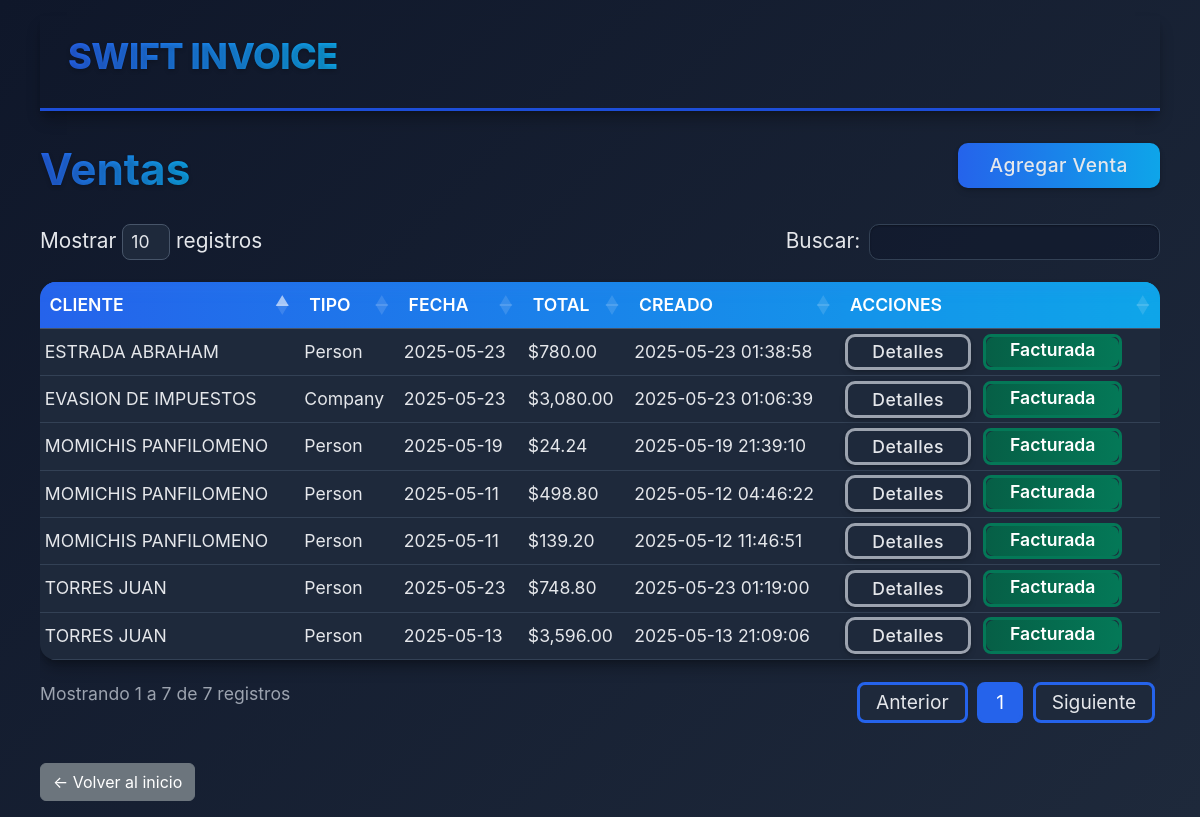
The page /modules/sales/index.php (signed in) on the database its author committed.
### tables this page shows
CREATE TABLE `sales` (
  `id` int(11) NOT NULL,
  `client_id` int(11) NOT NULL,
  `sale_date` date NOT NULL,
  `subtotal` decimal(10,2) NOT NULL,
  `tax_percentage` decimal(5,2) NOT NULL,
  `tax_amount` decimal(10,2) NOT NULL,
  `total` decimal(10,2) NOT NULL,
  `created_at` timestamp NOT NULL DEFAULT current_timestamp(),
  `client_type` enum('person','company') NOT NULL DEFAULT 'person'
);

CREATE TABLE `companies` (
  `id` int(11) NOT NULL,
  `business_name` varchar(100) NOT NULL,
  `rfc` varchar(13) NOT NULL,
  `fiscal_address` text NOT NULL,
  `phone` varchar(20) DEFAULT NULL,
  `email` varchar(100) DEFAULT NULL,
  `legal_representative` varchar(100) DEFAULT NULL,
  `logo_path` varchar(255) DEFAULT NULL,
  `created_at` timestamp NOT NULL DEFAULT current_timestamp(),
  `business_type_id` int(11) DEFAULT NULL,
  `tax_regime_id` int(11) DEFAULT NULL
);

CREATE TABLE `clients` (
  `id` int(11) NOT NULL,
  `first_name` varchar(50) NOT NULL,
  `last_name` varchar(50) NOT NULL,
  `mother_last_name` varchar(50) DEFAULT NULL,
  `phone` varchar(20) DEFAULT NULL,
  `email` varchar(100) DEFAULT NULL,
  `rfc` varchar(13) DEFAULT NULL,
  `address` text DEFAULT NULL,
  `tax_regime_id` int(11) DEFAULT NULL,
  `created_at` timestamp NOT NULL DEFAULT current_timestamp()
);

### modules/sales/index.php (the view, shortened to what this page needs)
<?php
require_once '../../includes/header.php';
$db = new Database();
$conn = $db->connect();
$stmt = $conn->query("
    SELECT
      s.*,
      c.first_name,
      c.last_name,
      co.business_name,
      i.id AS invoice_id,
      i.invoice_number
    FROM sales AS s
    LEFT JOIN clients   AS c  ON (s.client_type = 'person'  AND s.client_id = c.id)
    LEFT JOIN companies AS co ON (s.client_type = 'company' AND s.client_id = co.id)
    LEFT JOIN invoices  AS i  ON (i.sale_id = s.id)
    ORDER BY s.sale_date DESC
");
$sales = $stmt->fetchAll(PDO::FETCH_ASSOC);
?>
<!DOCTYPE html>
<html lang="es">
<head>
    <link href="https://cdn.jsdelivr.net/npm/bootstrap@5.3.0/dist/css/bootstrap.min.css" rel="stylesheet">
    <link rel="stylesheet" href="/swift_invoice/assets/css/tableClients.css">
    <link rel="stylesheet" href="https://cdn.datatables.net/1.13.6/css/dataTables.bootstrap5.min.css">
</head>
<body>
    <nav class="navbar navbar-expand navbar-custom py-2 sticky-top">
        <div class="container-fluid">
            <a class="navbar-brand navbar-brand-custom ms-3" href="/swift_invoice">SWIFT INVOICE</a>
        </div>
    </nav>
    <div class="card-header d-flex justify-content-between align-items-center">
        <h2 class="card-title">Ventas</h2>
        <a href="create.php" class="btnAgregar">Agregar Venta</a>
    </div>
    <main class="">
        <?php if (empty($sales)): ?>
            <p>No hay ventas registradas.</p>
        <?php else: ?>
            <div class="table-responsive">
                <table id="ventasTable" class="styled-table display nowrap">
                    <thead>
                        <tr>
                            <th>Cliente</th>
                            <th>Tipo</th>
                            <th>Fecha</th>
                            <th>Total</th>
                            <th>Creado</th>
                            <th>Acciones</th>
                        </tr>
                    </thead>
                    <tbody>
                        <?php foreach ($sales as $sale): ?>
                            <tr>
                                <td>
                                    <?php
                                    if ($sale['client_type'] === 'person') {
                                        echo htmlspecialchars($sale['last_name'] . ' ' . $sale['first_name']);
                                    } elseif ($sale['client_type'] === 'company') {
                                        echo htmlspecialchars($sale['business_name']);
                                    } else {
                                        echo 'Cliente desconocido';
                                    }
                                    ?>
                                </td>
                                <td><?php echo ucfirst($sale['client_type']); ?></td>
                                <td><?php echo htmlspecialchars($sale['sale_date']); ?></td>
                                <td>$<?php echo number_format($sale['total'], 2); ?></td>
                                <td><?php echo htmlspecialchars($sale['created_at']); ?></td>
                                <td>
                                    <div class="d-flex gap-2">
                                        <a href="view.php?id=<?php echo $sale['id']; ?>" class="btnDetails">Detalles</a>
                                        <?php if ($sale['invoice_id']): ?>
                                            <span class="badge bg-success ms-1">Facturada</span>
                                        <?php endif; ?>
                                    </div>
                                </td>
                            </tr>
                        <?php endforeach; ?>
                    </tbody>
                </table>
            </div>
        <?php endif; ?>
        <div class="d-flex justify-content-start mt-4">
            <a href="/swift_invoice/" class="btn btn-secondary">← Volver al inicio</a>
        </div>
    </main>
    <?php require_once '../../includes/footer.php'; ?>
</body>
</html>

### assets/css/main.css (style rules this page uses)
:root { --primary: #2563eb; --primary-dark: #1d4ed8; --secondary: #0ea5e9; --text: #e5e7eb; --text-light: #9ca3af; --bg-dark: #0f172a; --card-bg: #1e293b; --border: #334155; --danger: #ef4444; --shadow: 0 10px 15px -3px rgba(0, 0, 0, 0.3), 0 4px 6px -4px rgba(0, 0, 0, 0.3); }
body { font-family: 'Segoe UI', Tahoma, Geneva, Verdana, sans-serif; margin: 0; padding: 0; background-color: var(--bg-dark); color: var(--text); }
.card-title { font-size: 1.3rem; font-weight: 700; margin: 0; margin-bottom: 0.5rem; }

### assets/css/dashboard.css (style rules this page uses)
:root { --primary: #2563eb; --secondary: #0ea5e9; --text: #e5e7eb; --text-light: #9ca3af; --bg-dark: #0f172a; --bg-darker: #020617; --card-bg: #1e293b; --card-hover: #334155; --border-dark: #334155; --shadow: 0 10px 32px 0 rgba(20, 30, 45, 0.45); --shadow-hover: 0 16px 36px 0 rgba(37,99,235,0.19); --radius-lg: 1.7rem; --radius-xl: 2.5rem; }
body, .dashboard-container { background: linear-gradient(135deg, #0f172a 0%, #1e293b 100%) !important; min-height: 100vh; color: var(--text); }
.card-title { font-size: 1.55rem; font-weight: 700; margin-bottom: 1rem; color: var(--text); }

### rows shown on the page
sales: companies.business_name "EVASION DE IMPUESTOS", client_type "Company", sale_date "2025-05-23", total "3,080.00", created_at "2025-05-23 01:06:39"
sales: client.first_name "TORRES JUAN", client_type "Person", sale_date "2025-05-23", total "748.80", created_at "2025-05-23 01:19:00"
sales: client.first_name "ESTRADA ABRAHAM", client_type "Person", sale_date "2025-05-23", total "780.00", created_at "2025-05-23 01:38:58"
sales: client.first_name "MOMICHIS PANFILOMENO", client_type "Person", sale_date "2025-05-19", total "24.24", created_at "2025-05-19 21:39:10"
sales: client.first_name "TORRES JUAN", client_type "Person", sale_date "2025-05-13", total "3,596.00", created_at "2025-05-13 21:09:06"
sales: client.first_name "MOMICHIS PANFILOMENO", client_type "Person", sale_date "2025-05-11", total "498.80", created_at "2025-05-12 04:46:22"
sales: client.first_name "MOMICHIS PANFILOMENO", client_type "Person", sale_date "2025-05-11", total "139.20", created_at "2025-05-12 11:46:51"
